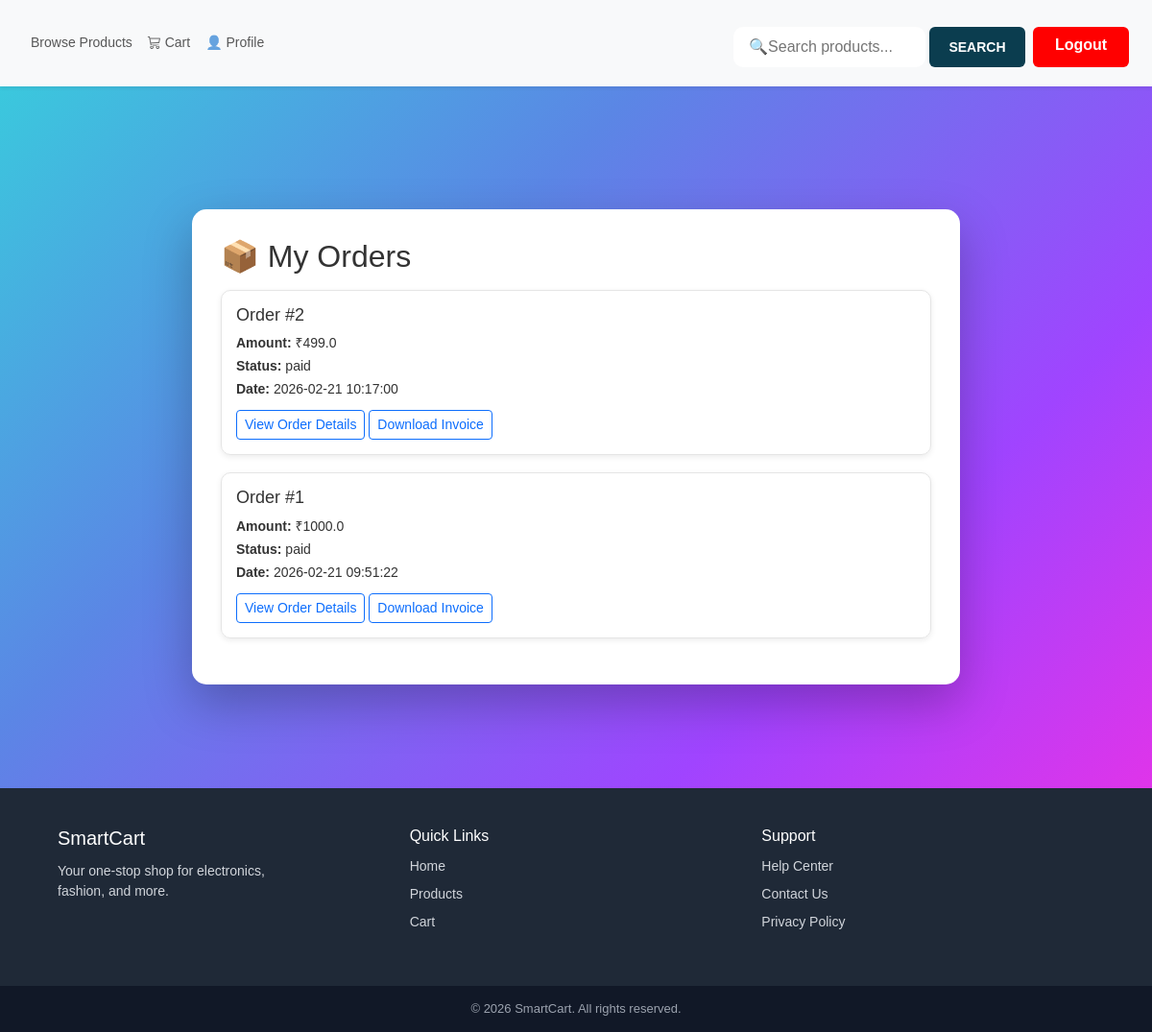
Page /user/my-orders (signed in) on the earlier database version.
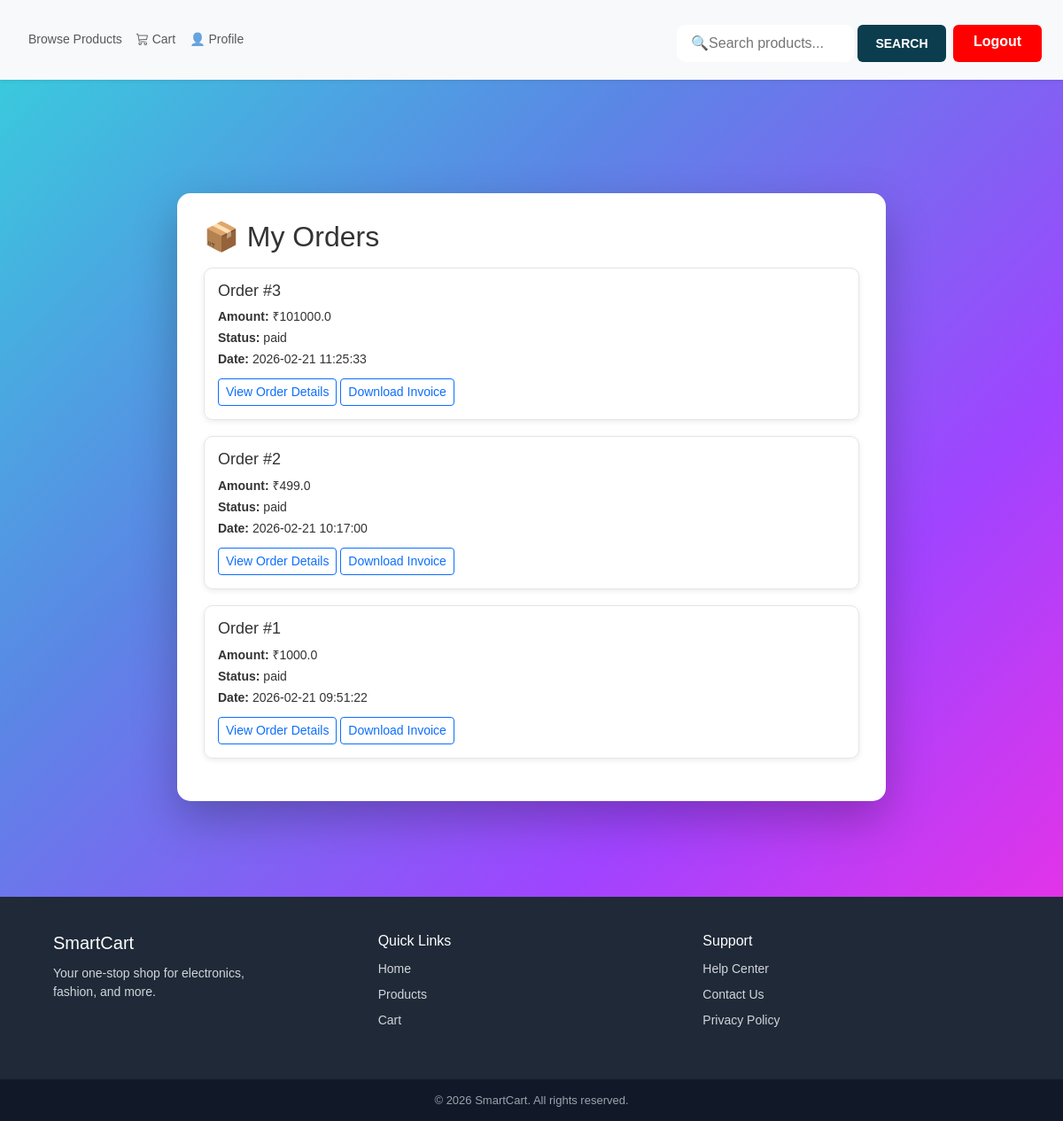
Same page on the later database version.
### tables this page shows
CREATE TABLE orders (
    order_id INTEGER PRIMARY KEY AUTOINCREMENT,
    user_id INTEGER NOT NULL,
    razorpay_order_id TEXT,
    razorpay_payment_id TEXT,
    amount REAL,
    payment_status TEXT,
    created_at TIMESTAMP DEFAULT CURRENT_TIMESTAMP,
    order_status TEXT DEFAULT 'Pending',
    FOREIGN KEY(user_id) REFERENCES users(user_id)
);

### app.py (the view)
@app.route('/user/my-orders')
def my_orders():
    if 'user_id' not in session:
        flash("Please login!", "danger")
        return redirect('/user-login')
    conn = get_db_connection()
    conn.row_factory = sqlite3.Row  # Access columns by name
    cursor = conn.cursor()
    cursor.execute("SELECT * FROM orders WHERE user_id=? ORDER BY created_at DESC",
                   (session['user_id'],))
    orders = cursor.fetchall()
    cursor.close()
    conn.close()
    return render_template("user/my_orders.html", orders=orders)

### app.py (called while the page is built)
def get_db_connection():
    conn = sqlite3.connect('smartcart.db')
    conn.row_factory = sqlite3.Row  # allows dict-like access
    return conn

### templates/user/my_orders.html (shortened to what this page needs)
{% extends "user/base.html" %}
{% block content %}
<div class="d-flex justify-content-center align-items-center py-5">
<div class="orders-card ">
    <h2 class="mb-3">📦 My Orders</h2>
    {% if orders|length == 0 %}
        <p>You have not placed any orders yet.</p>
        <a href="/user/products" class="btn btn-primary">
            Start Shopping
        </a>
    {% else %}
        {% for order in orders %}
        <div class="order-card">
            <h3>Order #{{ order.order_id }}</h3>
            <div class="order-info">
                <p><strong>Amount:</strong> ₹{{ order.amount }}</p>
                <p><strong>Status:</strong> {{ order.payment_status }}</p>
                <p><strong>Date:</strong> {{ order.created_at }}</p>
            </div>
            <a href="/user/order-success/{{ order.order_id }}"
               class="btn btn-sm btn-outline-primary mt-2">
                View Order Details
            </a>
            <a href="/user/download-invoice/{{ order.order_id }}" class="btn btn-sm btn-outline-primary mt-2">
    Download Invoice
</a>
        </div>
        {% endfor %}
    {% endif %}
</div>
</div>
{% endblock %}

Differences in the rows shown:
added orders: order_id "3", amount "101000.0", payment_status "paid", created_at "2026-02-21 11:25:33"
